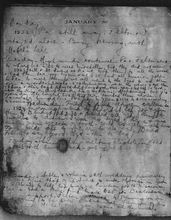
%> input picture src/30.bmp, 171 x 220 px, shrunk from 1050 x 1350 before the run
$ octave --eval "result = module2_cc('30.bmp');"   (GNU Octave 9; MATLAB toolbox functions it lacks are replaced by stand-ins)
%> lines starting %> are read from the running program, lines starting %| are printed output that depends on the picture; in (x1, y1, x2, y2) boxes, pixels count from 0 and x2, y2 are one past the last pixel; in counts of white or black regions, pixels touching at a corner belong together; the program's own positions count from 1
### src/fcontrast.m
function [bik,bil,I]=fcontrast(img)
img=imread(img);
[a,b,c]=size(img);
if c==3
img=rgb2gray(img);
end
I=img;
y=2^-10;
ap=std2(img);
img=double(img);
be=((ap)/128)^y;
[a,b]=size(img);
c=zeros(a,b);
c1=zeros(a,b);
tmp=zeros(3,3);
pk=zeros(a,b);
% [19 lines of commented-out code are left out]
for i=1:a-2
    for j=1:b-2
        for i1=0:2
            for j1=0:2
                tmp(i1+1,j1+1)=img(i+i1,j+j1);
            end
        end
        large=0;
        small=257;
        for i1=1:3
            for j1=1:3
                if large<tmp(i1,j1)
                    large=tmp(i1,j1);
                end
                if small>tmp(i1,j1)
                    small=tmp(i1,j1);
                end
            end
        end
        if large==0
            e=50;
            c(i+1,j+1)=double((large-small)/(large+small+e));
            c1(i+1,j+1)=double((be*c(i+1,j+1))+((1-be)*(large-small)));
        else
            c(i+1,j+1)=double((large-small)/(large+small));
            pk(i+1,j+1)=large-small;
        end
    end
end
p=zeros(a,b);
temp=zeros(a,b);
for i=1:a-2
   for j=1:b-2
    for i1=0:2
        for j1=0:2
        temp(i1+1,j1+1)= pk(i+i1,j+j1);
        end
     end
lar=0;
smal=258;
for i1=1:3
    for j1=1:3
        if lar<temp(i1,j1)
            lar=temp(i1,j1);
        end
        if smal>temp(i1,j1)
          smal=temp(i1,j1);
        end
    end
end
    %smal=(-1)*(smal);
    p(i+1,j+1)=(pk(i+1,j+1)-smal)/(lar-smal);
    end
end
for i=1:a
    for j=1:b
        c1(i,j)=double((be*c(i,j))+((1-be)*(p(i,j))));
    end
end
bik=zeros(a,b);
for i=1:a
    for j=1:b
            bik(i,j)=uint16((c1(i,j)*double(I(i,j))));
    end
end
for j=1:b
    bik(1,j)=int16(I(1,j));
end
for i=1:a
    bik(i,1)=int16(I(i,1));
end
for j=1:b
    bik(a,j)=int16(I(a,j));
end
for i=1:a
    bik(i,b)=int16(I(i,b));
end
sum=double(0);
for i=1:a
    for j=1:b
    sum=sum+double(bik(i,j));
    end
end
avg=double(sum/(a*b));
bil=zeros(a,b);
for i=1:a
    for j=1:b
        if bik(i,j)>avg
            bil(i,j)=1;
        else
            bil(i,j)=0;
        end
    end
end

### src/module2_cc.m
function kip=module2_cc(ab)
%> called with ab = '30.bmp'
kp=imread(ab);
%> kp is the input picture: size 220x171 uint8; min 18, max 209, mean 129.3
[a,b,c]=size(kp);
%> a = 220; b = 171; c = 1
if c==3
kp=rgb2gray(kp);
end
[bik,bil,I]=fcontrast(ab);
%> in fcontrast, `ap=std2(img);`: ap = 21.25
%> in fcontrast, `be=((ap)/128)^y;`: be = 0.998
%> after the loop in fcontrast, `for i=1:a-2`: c1: size 220x171 double; every value is 0
%> after the loop in fcontrast, `for i=1:a-2`:
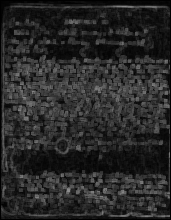
%> pk: size 220x171 double; min 0, max 141, mean 40.1
%> after the loop in fcontrast, `for i=1:a-2`: e = 2.72; tmp = [44 36 37; 56 49 56; 57 54 51]
%> after the loop in fcontrast, `for i=1:a-2`:
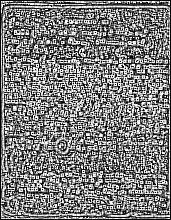
%> p: size 220x171 double; min 0, max 1, mean 0.491
%> after the loop in fcontrast, `for j=1:b`: bik: size 220x171 double; min 0, max 107, mean 20.8
%> after the loop in fcontrast, `for i=1:a`: bik: size 220x171 double; min 0, max 160, mean 21.1
%> after the loop in fcontrast, `for j=1:b`: bik: size 220x171 double; min 0, max 160, mean 21.4
%> after the loop in fcontrast, `for i=1:a`:
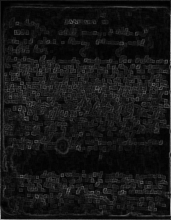
%> bik: size 220x171 double; min 0, max 160, mean 22.1
%> after the loop in fcontrast, `for i=1:a`: sum = 831077
%> in fcontrast, `avg=double(sum/(a*b));`: avg = 22.09
%> after the loop in fcontrast, `for i=1:a`:
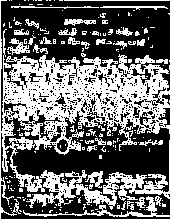
%> bil: size 220x171 double; values 0 (black) and 1 (white), 41.8% white; 187 white regions (155 under 20 px), largest, box (x1, y1, x2, y2) and area: (0, 0, 171, 220) 13260, (7, 38, 30, 55) 165, (85, 171, 103, 188) 146
img=bik;
img=double(img);
[a,b]=size(img);
%%obtain no of pixels for each gray level
h=zeros(1,256);
p=zeros(1,256);
tmp=zeros(a,b);
mean=zeros(a,b);
for i=1:a-2
    for j=1:b-2
        s=0;
        for i1=0:2
            for j1=0:2
                tmp(i1+1,j1+1)=img(i+i1,j+j1);
                s=s+tmp(i1+1,j1+1);
            end
        end
        mean(i+1,j+1)=double(s/9);
    end
end
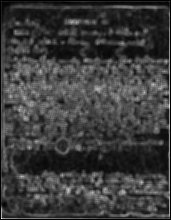
%> mean: size 220x171 double; min 0, max 88.56, mean 21; drawn with min black and max white
for i=1:a
    for j=1:b
        img(i,j)=mean(i,j);
    end
end
img=uint16(img);
%> img: size 220x171 uint16
for k=1:256
    h(k)=0;
end
for i=1:a
    for j=1:b
       k=img(i,j);
       h(k+1)=h(k+1)+1;
    end
end
%> after the loop, h = 256 values, max 1489 at index 9, min 0 at index 2, mean 147
for k =1:256
    p(k)=double(h(k)/(a*b));
end
%> after the loop, p = 256 values, max 0.0396 at index 9, min 0 at index 2, mean 0.00391
sd=zeros(1,256);
for t=0:255
q1=0;
q2=0;
u1=0;
u2=0;
sig1=0;
sig2=0;
for i=0:t
    q1=q1+p(i+1);
end
for i=(t+1):255
    q2=q2+p(i+1);
end
for i=0:t
    u1=int16(u1+double((i*p(i+1))/q1));
end
for i=(t+1):255
    ui=((i)*p(i+1));
    u2=int16(u2+double(ui/q2));
end
for i=0:t
    v=int16(int16((i-int16(u1)).^2)*p(i+1));
    sig1=int16(sig1+double((v/q1)));
end
for i=(t+1):255
    sig2=int16(sig2+(int16(((i-int16(u2)).^2)).*(double(p(i+1)/q2))));
end
sd(t+1)=int16((q1*sig1)+(q2*sig2));
end
%> after the loop, sd = 256 values, max 133 at index 62, min 40 at index 23, mean 122.2
bc=min(sd(:));
%> bc = 40
for i=1:256
 if bc==sd(i)
     t=i-1;
 end
end
%> after the loop, t = 22
bil=zeros(a,b);
for j=1:b
    img(1,j)=int16(bik(1,j));
end
%> img: size 220x171 uint16; min 0, max 89, mean 21.2
for i=1:a
    img(i,1)=int16(bik(i,1));
end
%> img: size 220x171 uint16; min 0, max 160, mean 21.5
for j=1:b
    img(a,j)=int16(bik(a,j));
end
%> img: size 220x171 uint16; min 0, max 160, mean 21.8
for i=1:a
    img(i,b)=int16(bik(i,b));
end
%> img: size 220x171 uint16; min 2, max 160, mean 22.5
 for i=1:a
     for j=1:b
         if img(i,j)>t
             bil(i,j)=0;
         else
             bil(i,j)=1;
         end
     end
 end
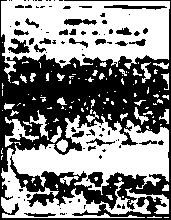
%> bil: size 220x171 double; values 0 (black) and 1 (white), 53.1% white; 92 black regions (64 under 20 px), largest, box (x1, y1, x2, y2) and area: (0, 0, 171, 220) 15594, (8, 38, 30, 54) 185, (104, 5, 167, 10) 175
[kp,jf]=edge(kp,'canny');
%> kp: size 220x171 logical; 19.4% white in thin lines or dots
%> jf = [0.0869 0.217]
for i=1:a
     for j=1:b
         if img(i,j)>t
             bil(i,j)=1;
         else
             bil(i,j)=0;
         end
     end
end
kip=zeros(a,b);
 for i=1:a
     for j=1:b
         if bil(i,j)==1&&kp(i,j)==1
             kip(i,j)=1;
         end
     end
 end
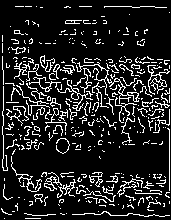
%> kip: size 220x171 double; values 0 (black) and 1 (white), 13.9% white in thin lines or dots
 for i=1:a
     for j=1:b
         if kip(i,j)==0
             kip(i,j)=1;
         else
             kip(i,j)=0;
         end
     end
 end
%> kip: size 220x171 double; values 0 (black) and 1 (white), 86.1% white; black in thin lines or dots
